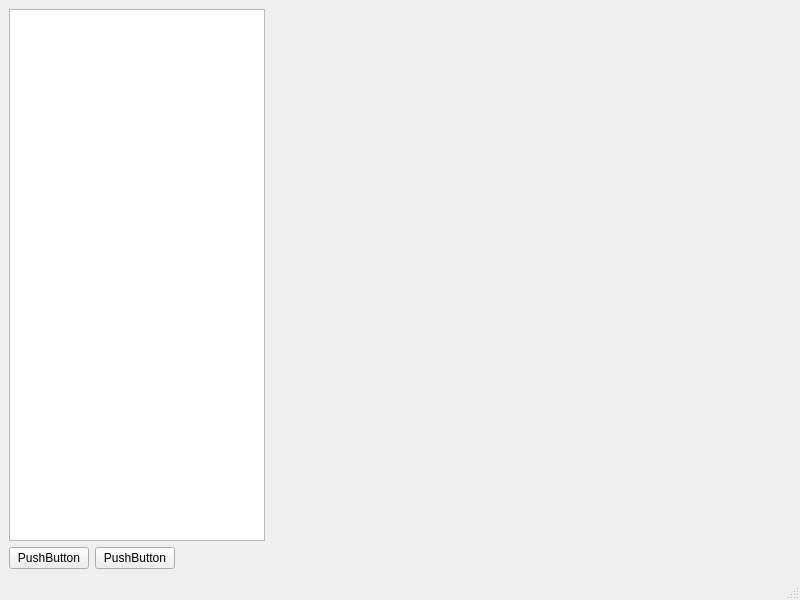
<?xml version="1.0" encoding="UTF-8"?>
<ui version="4.0">
 <class>MainWindow</class>
 <widget class="QMainWindow" name="MainWindow">
  <property name="geometry">
   <rect>
    <x>0</x>
    <y>0</y>
    <width>800</width>
    <height>600</height>
   </rect>
  </property>
  <property name="windowTitle">
   <string>MainWindow</string>
  </property>
  <widget class="QWidget" name="centralwidget">
   <layout class="QVBoxLayout" name="verticalLayout">
    <item>
     <layout class="QHBoxLayout" name="horizontalLayout">
      <item>
       <widget class="QTreeView" name="treeView">
        <property name="sizePolicy">
         <sizepolicy hsizetype="Fixed" vsizetype="Expanding">
          <horstretch>0</horstretch>
          <verstretch>0</verstretch>
         </sizepolicy>
        </property>
       </widget>
      </item>
      <item>
       <widget class="QWidget" name="widget" native="true">
        <property name="sizePolicy">
         <sizepolicy hsizetype="Expanding" vsizetype="Preferred">
          <horstretch>0</horstretch>
          <verstretch>0</verstretch>
         </sizepolicy>
        </property>
       </widget>
      </item>
     </layout>
    </item>
    <item>
     <layout class="QHBoxLayout" name="horizontalLayout_2">
      <item>
       <widget class="QPushButton" name="pushButton">
        <property name="text">
         <string>PushButton</string>
        </property>
       </widget>
      </item>
      <item>
       <widget class="QPushButton" name="pushButton_2">
        <property name="text">
         <string>PushButton</string>
        </property>
       </widget>
      </item>
      <item>
       <spacer name="horizontalSpacer">
        <property name="orientation">
         <enum>Qt::Orientation::Horizontal</enum>
        </property>
        <property name="sizeHint" stdset="0">
         <size>
          <width>40</width>
          <height>20</height>
         </size>
        </property>
       </spacer>
      </item>
     </layout>
    </item>
   </layout>
  </widget>
  <widget class="QMenuBar" name="menubar">
   <property name="geometry">
    <rect>
     <x>0</x>
     <y>0</y>
     <width>800</width>
     <height>25</height>
    </rect>
   </property>
  </widget>
  <widget class="QStatusBar" name="statusbar"/>
 </widget>
 <resources/>
 <connections/>
</ui>
